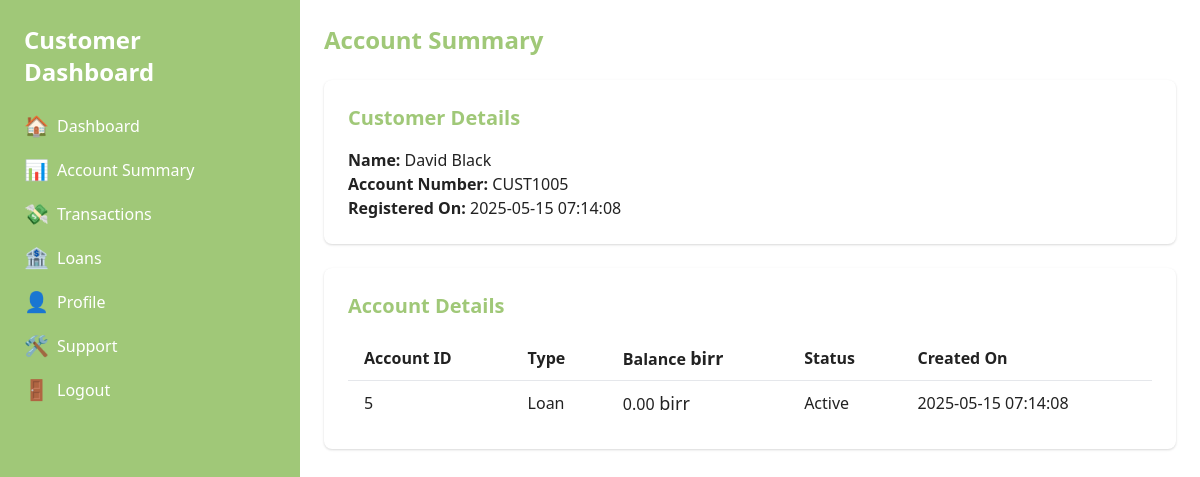
Page /account_summary.php (signed in) on the committed database.
### tables this page shows
CREATE TABLE Customers (
    customer_id INT PRIMARY KEY AUTO_INCREMENT,
    name VARCHAR(100) NOT NULL,
    age INT CHECK (age >= 18),
    salary DECIMAL(10,2),
    address TEXT,
    department VARCHAR(100),
    phone_number VARCHAR(20),
    account_number VARCHAR(20) UNIQUE NOT NULL,
    balance DECIMAL(10,2) DEFAULT 0,
    registration_date TIMESTAMP DEFAULT CURRENT_TIMESTAMP
);

CREATE TABLE Accounts (
    account_id INT PRIMARY KEY AUTO_INCREMENT,
    customer_id INT NOT NULL,
    account_type ENUM('Savings', 'Loan') NOT NULL,
    balance DECIMAL(10,2) DEFAULT 0,
    status ENUM('Active', 'Closed') DEFAULT 'Active',
    created_at TIMESTAMP DEFAULT CURRENT_TIMESTAMP,
    FOREIGN KEY (customer_id) REFERENCES Customers(customer_id)
);

### account_summary.php (the view, shortened to what this page needs)
<?php
require 'db_connection.php';
$customer_id = $_SESSION['user_id'];
$stmt = $conn->prepare("SELECT customer_id, name, account_number, balance, registration_date FROM Customers WHERE customer_id = ?");
$stmt->bind_param("i", $customer_id);
$stmt->execute();
$customer = $stmt->get_result()->fetch_assoc();
$stmt2 = $conn->prepare("SELECT account_id, account_type, balance, status, created_at FROM Accounts WHERE customer_id = ?");
$stmt2->bind_param("i", $customer_id);
$stmt2->execute();
$accounts = $stmt2->get_result();
?>
<!DOCTYPE html>
<html lang="en">
<head>
    <link href="https://cdn.jsdelivr.net/npm/tailwindcss@2.2.16/dist/tailwind.min.css" rel="stylesheet" />
    <link href="styles.css" rel="stylesheet" />
</head>
<body class="bg-2 text-color2">
    <div class="hidden md:flex md:h-screen">
        <aside class="hidden md:block md:w-1/4 bg-primary text-white max-h-screen p-6 sticky top-0">
            <h2 class="text-2xl font-bold mb-6">Customer Dashboard</h2>
            <nav>
                <ul>
                    <li class="mb-4">
                        <a href="customer_dashboard.php" class="hover:text-color3 flex items-center">
                            <span class="mr-2 text-xl">🏠</span>Dashboard
                        </a>
                    </li>
                    <li class="mb-4">
                        <a href="account_summary.php" class="hover:text-color3 flex items-center">
                            <span class="mr-2 text-xl">📊</span>Account Summary
                        </a>
                    </li>
                    <li class="mb-4">
                        <a href="transactions.php" class="hover:text-color3 flex items-center">
                            <span class="mr-2 text-xl">💸</span>Transactions
                        </a>
                    </li>
                    <li class="mb-4">
                        <a href="loans.php" class="hover:text-color3 flex items-center">
                            <span class="mr-2 text-xl">🏦</span>Loans
                        </a>
                    </li>
                    <li class="mb-4">
                        <a href="customer_profile.php" class="hover:text-color3 flex items-center">
                            <span class="mr-2 text-xl">👤</span>Profile
                        </a>
                    </li>
                    <li class="mb-4">
                        <a href="support.php" class="hover:text-color3 flex items-center">
                            <span class="mr-2 text-xl">🛠</span>Support
                        </a>
                    </li>
                    <li class="mb-4">
                        <a href="logout.php" class="hover:text-color3 flex items-center">
                            <span class="mr-2 text-xl">🚪</span>Logout
                        </a>
                    </li>
                </ul>
            </nav>
        </aside>
        <main class="w-full md:w-3/4 p-6">
            <h1 class="text-2xl font-bold text-color3 mb-6">Account Summary</h1>
            <?php if (!$customer): ?>
            <div class="bg-white p-6 rounded-lg shadow text-center">
                <p>Customer details not found. Please contact support.</p>
            </div>
            <?php else: ?>
            <div class="bg-white p-6 rounded-lg shadow mb-6">
                <h2 class="text-xl font-bold text-color3 mb-4">Customer Details</h2>
                <p><strong>Name:</strong> <?php echo htmlspecialchars($customer['name']); ?></p>
                <p><strong>Account Number:</strong> <?php echo htmlspecialchars($customer['account_number']); ?></p>
                <p><strong>Registered On:</strong> <?php echo htmlspecialchars($customer['registration_date']); ?></p>
            </div>
            <?php endif; ?>
            <div class="bg-white p-6 rounded-lg shadow mt-5">
                <h2 class="text-xl font-bold text-color3 mb-4">Account Details</h2>
                <?php if ($accounts->num_rows > 0): ?>
                <div class="overflow-x-auto">
                    <table class="min-w-full divide-y divide-gray-200">
                        <thead class="bg-2">
                            <tr>
                                <th class="px-4 py-2 text-left text-color2">Account ID</th>
                                <th class="px-4 py-2 text-left text-color2">Type</th>
                                <th class="px-4 py-2 text-left text-color2">Balance <span class="text-lg">
                                        birr<span></span></th>
                                <th class="px-4 py-2 text-left text-color2">Status</th>
                                <th class="px-4 py-2 text-left text-color2">Created On</th>
                            </tr>
                        </thead>
                        <tbody class="bg-white divide-y divide-gray-200">
                            <?php while ($acc = $accounts->fetch_assoc()): ?>
                            <tr>
                                <td class="px-4 py-2"><?php echo htmlspecialchars($acc['account_id']); ?></td>
                                <td class="px-4 py-2"><?php echo htmlspecialchars($acc['account_type']); ?></td>
                                <td class="px-4 py-2"><?php echo number_format($acc['balance'], 2); ?><span
                                        class="text-lg">
                                        birr</span></td>
                                <td class="px-4 py-2"><?php echo htmlspecialchars($acc['status']); ?></td>
                                <td class="px-4 py-2"><?php echo htmlspecialchars($acc['created_at']); ?></td>
                            </tr>
                            <?php endwhile; ?>
                        </tbody>
                    </table>
                </div>
                <?php else: ?>
                <p class="text-center text-color3">No account details available.</p>
                <?php endif; ?>
            </div>
        </main>
    </div>
</body>
</html>

### styles.css (style rules this page uses)
:root { --primary-color: #a0c878; --secondary-color: #ddeb9d; --color2-color: #fafge9; --color3-color: #fffdfg; --color4-color: #333; --color5-color: #222; }
.bg-primary { background-color: var(--primary-color); }
.bg-2 { background-color: var(--color2-color); }
.text-color2 { color: var(--color5-color); }
.text-color3 { color: var(--primary-color); }
body { background-color: var(--color3-color); }

### rows in the picture
customers: name "David Black", account_number "CUST1005", registration_date "2025-05-15 07:14:08"
accounts: account_id "5", account_type "Loan", balance "0.00", status "Active", created_at "2025-05-15 07:14:08"
